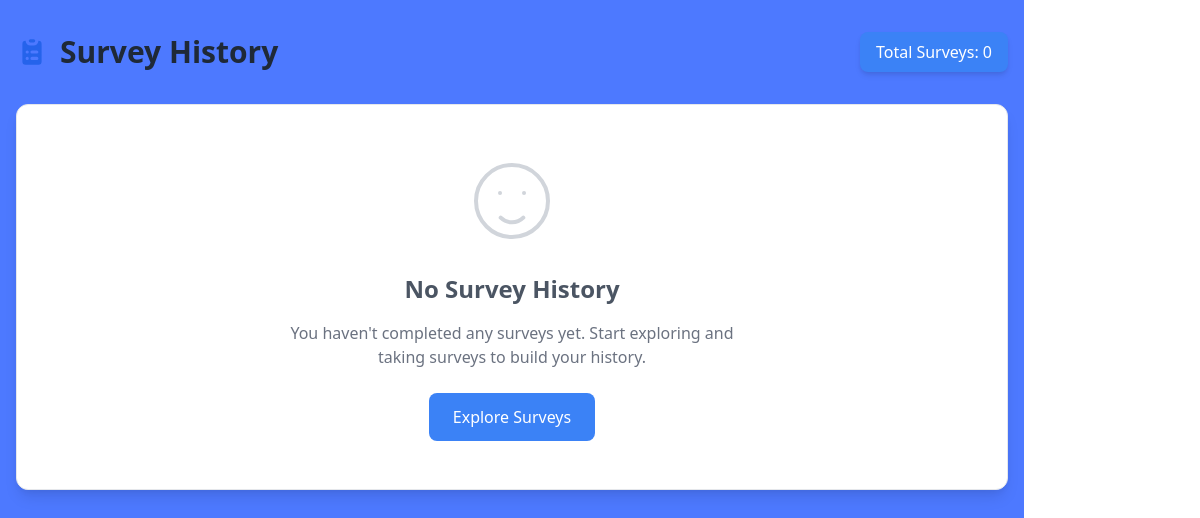
Page /respondent/survey_history/ (signed in) on the earlier database version.
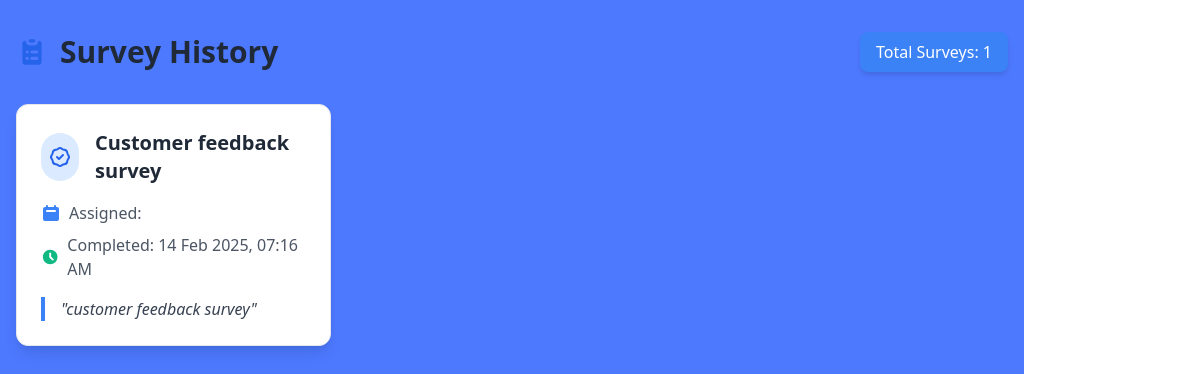
Same page on the later database version.
### surveys/models.py (models this page shows, shortened)
class Response(models.Model):
    survey = models.ForeignKey(Survey, related_name='responses', on_delete=models.CASCADE)
    user = models.ForeignKey(settings.AUTH_USER_MODEL, related_name='survey_responses', on_delete=models.CASCADE, null=True)
    submitted_at = models.DateTimeField(auto_now_add=True)
    class Meta:
        unique_together = ('survey', 'user')

class Survey(models.Model):
    title = models.CharField(max_length=200)
    description = models.TextField(blank=True, null=True)
    user = models.ForeignKey(
        settings.AUTH_USER_MODEL,
        on_delete=models.CASCADE,
        related_name='surveys',
        null=True  # Allow existing surveys to remain
    )
    created_at = models.DateTimeField(auto_now_add=True)
    updated_at = models.DateTimeField(auto_now=True)
    unique_link = models.CharField(max_length=16, unique=True, blank=True)
    external_link = models.CharField(max_length=16, unique=True, blank=True, null=True)
    max_external_responses = models.PositiveIntegerField(null=True, blank=True)
    external_response_count = models.PositiveIntegerField(default=0)
    is_active = models.BooleanField(default=True)  # New field to track survey activation status
    expiry_datetime = models.DateTimeField(null=True, blank=True)
    is_expired = models.BooleanField(default=False)
    points = models.IntegerField(default=0)

### respondent_app/views.py (the view)
# urls.py: path('survey_history/', survey_history, name='survey_history'),
@login_required
def survey_history(request):
    try:
        respondent = request.user.respondent
        profile_complete = all([
            respondent.mobile,
            respondent.dob,
            respondent.gender,
            respondent.zipcode,
            respondent.education,
            respondent.employment,
            respondent.race
        ])
        if not profile_complete:
            return redirect('respondent_app:complete_profile')
        responses = Response.objects.filter(
            user=request.user
        ).select_related(
            'survey'
        ).order_by('-submitted_at')
        context = {
            'responses': responses
        }
        return render(request, 'respondent_app/survey_history.html', context)
    except Respondent.DoesNotExist:
        return redirect('respondent_app:complete_profile')

### templates/respondent_app/survey_history.html (shortened to what this page needs)
{% extends 'respondent_app/base.html' %}
{% block content %}
<div class="container mx-auto px-4 py-8 bg-blue-50 min-h-screen" style="background-color: #4d79ff;">
    <div class="max-w-7xl mx-auto">
        <div class="flex justify-between items-center mb-8">
            <h1 class="text-3xl font-extrabold text-gray-800 flex items-center">
                Survey History
            </h1>
            <div class="bg-blue-500 text-white px-4 py-2 rounded-lg shadow-md hover:bg-blue-600 transition duration-300">
                Total Surveys: {{ responses.count }}
            </div>
        </div>
        {% if responses %}
        <div class="grid grid-cols-1 md:grid-cols-2 lg:grid-cols-3 gap-6">
            {% for response in responses %}
            <div class="bg-white border border-gray-200 rounded-xl shadow-lg hover:shadow-xl transition-all duration-300 transform hover:-translate-y-2 overflow-hidden">
                <div class="p-6 relative group">
                    <div class="flex items-center mb-4">
                        <div class="w-12 h-12 rounded-full bg-blue-100 flex items-center justify-center mr-4">
                        </div>
                        <h2 class="text-xl font-bold text-gray-800">{{ response.survey.title }}</h2>
                    </div>
                    <div class="space-y-2 text-gray-600 mb-4">
                        <p class="flex items-center">
                            Assigned: {{ response.survey.assigned_at|date:"d M Y, h:i A" }}
                        </p>
                        <p class="flex items-center">
                            <svg xmlns="http://www.w3.org/2000/svg" class="h-5 w-5 mr-2 text-green-500" viewBox="0 0 20 20" fill="currentColor">
                                <path fill-rule="evenodd" d="M10 18a8 8 0 100-16 8 8 0 000 16zm1-12a1 1 0 10-2 0v4a1 1 0 00.293.707l2.828 2.829a1 1 0 101.415-1.415L11 9.586V6z" clip-rule="evenodd" />
                            </svg>
                            Completed: {{ response.submitted_at|date:"d M Y, h:i A" }}
                        </p>
                    </div>
                    <div class="text-gray-700 italic border-l-4 border-blue-500 pl-4">
                        "{{ response.survey.description|truncatechars:100 }}"
                    </div>
                </div>
            </div>
            {% endfor %}
        </div>
        {% else %}
        <div class="bg-white border border-gray-200 rounded-xl shadow-lg p-12 text-center">
            <svg xmlns="http://www.w3.org/2000/svg" class="h-24 w-24 mx-auto text-gray-300 mb-6" fill="none" viewBox="0 0 24 24" stroke="currentColor">
                <path stroke-linecap="round" stroke-linejoin="round" stroke-width="1" d="M9.172 16.172a4 4 0 005.656 0M9 10h.01M15 10h.01M21 12a9 9 0 11-18 0 9 9 0 0118 0z" />
            </svg>
            <h2 class="text-2xl font-bold text-gray-600 mb-4">No Survey History</h2>
            <p class="text-gray-500 max-w-md mx-auto">
                You haven't completed any surveys yet. Start exploring and taking surveys to build your history.
            </p>
            <a href="{% url 'surveys:home' %}" class="mt-6 inline-block bg-blue-500 text-white px-6 py-3 rounded-lg hover:bg-blue-600 transition duration-300">
                Explore Surveys
            </a>
        </div>
        {% endif %}
    </div>
</div>
{% endblock %}

Differences in the rows shown:
added Response: survey "Customer feedback survey", submitted_at "14 Feb 2025, 07:16 AM", survey.description "customer feedback survey"
Other differences:
{{ responses.count }}: "0" → "1"
text no longer shown: "No Survey History You haven't completed any surveys yet. Start exploring and taking surveys to build your history. Explore Surveys"
